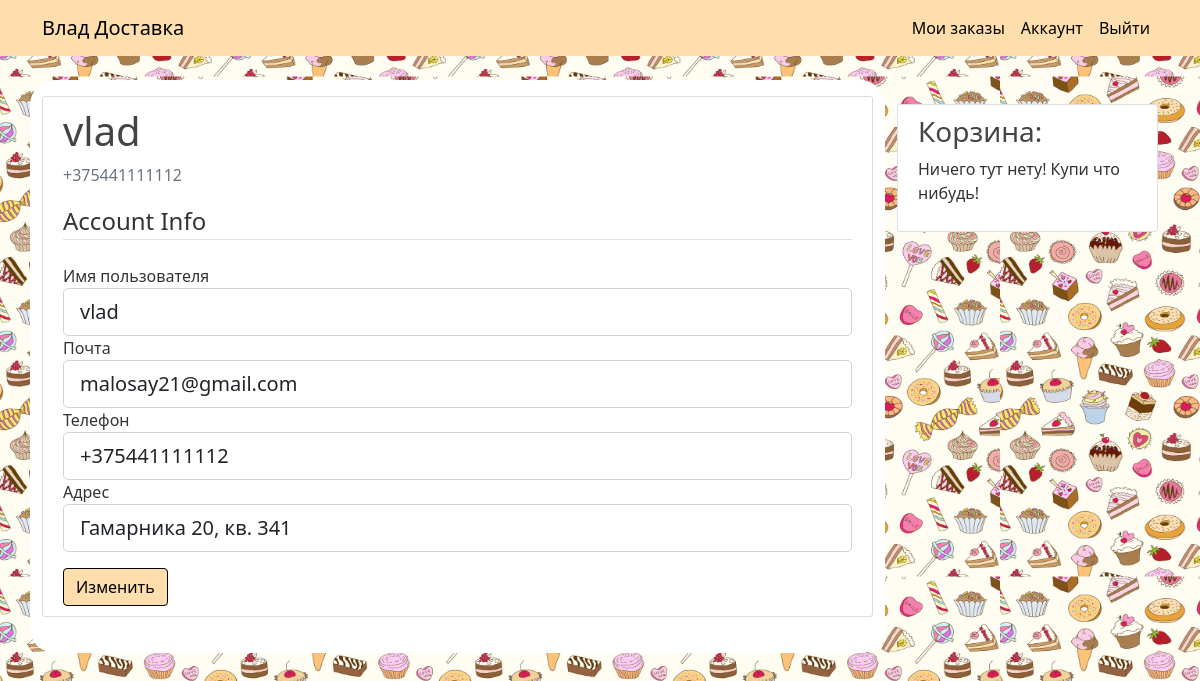
Screenshot of /account (signed in) with the database file from the repository.
### bd_project/models.py (models this page shows, shortened)
class BaseModel(Model):
    id = PrimaryKeyField(unique=True)
    class Meta:
        database = db
        order_by = 'id'

class User(BaseModel, UserMixin):
    username = CharField(max_length=20, unique=True, null=False)
    email = CharField(max_length=20, unique=True, null=False)
    phone = CharField(max_length=15, unique=True, null=False)
    address = CharField(max_length=20, null=False)
    password = CharField(max_length=60, null=False)
    class Meta:
        db_table = 'Users'

### bd_project/users/routes.py (the view)
@users.route('/account', methods=['GET', 'POST'])
@login_required
def account():
    form = UpdateAccountForm()
    if form.validate_on_submit():
        updated_user = User.get_by_id(current_user.id)
        updated_user.username = form.username.data
        updated_user.email = form.email.data
        updated_user.phone = form.phone.data
        updated_user.address = form.address.data
        updated_user.save()
        flash('Your account has been updated!', 'success')
        return redirect(url_for('users.account'))
    elif request.method == 'GET':
        form.username.data = current_user.username
        form.email.data = current_user.email
        form.phone.data = current_user.phone
        form.address.data = current_user.address
    return render_template('account.html', title='Account', form=form)

### bd_project/users/forms.py (shortened to what this page needs)
class UpdateAccountForm(FlaskForm):
    username = StringField('Имя пользователя',
                           validators=[DataRequired(), Length(min=2, max=20)])
    email = StringField('Почта',
                        validators=[DataRequired(), Email()])
    phone = StringField('Телефон',
                        validators=[DataRequired()])
    address = StringField('Адрес',
                          validators=[DataRequired()])
    submit = SubmitField('Изменить')

### bd_project/models.py (called while the page is built)
@login_manager.user_loader
def load_user(user_id):
    return User.get_by_id(int(user_id))

### bd_project/templates/account.html (shortened to what this page needs)
{% extends "layout.html" %}
{% block content %}
<div class="content-section" xmlns="http://www.w3.org/1999/html">
    <div class="media d-flex">
        <div class="media-body">
            <h2 class="account-heading">{{ current_user.username }}</h2>
            <p class="text-secondary">{{ current_user.phone }}</p>
        </div>
    </div>
    <form method="post" action="">
        <fieldset class="form-group">
            <legend class="border-bottom mb-4">Account Info</legend>
            <div class="form-group">
                {{ form.username.label(class="form-control-label") }}
                {% if form.username.errors %}
                {{ form.username(class="form-control form-control-lg is-invalid") }}
                <div class="invalid-feedback">
                    {% for error in form.username.errors %}
                    <span>{{ error }}</span>
                    {% endfor %}
                </div>
                {% else %}
                {{ form.username(class="form-control form-control-lg") }}
                {% endif %}
            </div>
            <div class="form-group">
                {{ form.email.label(class="form-control-label") }}
                {% if form.email.errors %}
                {{ form.email(class="form-control form-control-lg is-invalid") }}
                <div class="invalid-feedback">
                    {% for error in form.email.errors %}
                    <span>{{ error }}</span>
                    {% endfor %}
                </div>
                {% else %}
                {{ form.email(class="form-control form-control-lg") }}
                {% endif %}
            </div>
            <div class="form-group">
                {{ form.phone.label(class="form-control-label") }}
                {% if form.phone.errors %}
                {{ form.phone(class="form-control form-control-lg is-invalid") }}
                <div class="invalid-feedback">
                    {% for error in form.phone.errors %}
                    <span>{{ error }}</span>
                    {% endfor %}
                </div>
                {% else %}
                {{ form.phone(class="form-control form-control-lg") }}
                {% endif %}
            </div>
            <div class="form-group">
                {{ form.address.label(class="form-control-label") }}
                {% if form.address.errors %}
                {{ form.address(class="form-control form-control-lg is-invalid") }}
                <div class="invalid-feedback">
                    {% for error in form.address.errors %}
                    <span>{{ error }}</span>
                    {% endfor %}
                </div>
                {% else %}
                {{ form.address(class="form-control form-control-lg") }}
                {% endif %}
            </div>
        </fieldset>
        <div class="form-group pt-3">
            {{ form.submit(class="btn btn-outline-info") }}
        </div>
    </form>
</div>
{% endblock content %}

### bd_project/static/main.css (style rules this page uses)
body { background: #fafafa; color: #333333; margin-top: 5rem; }
h1, h2, h3, h4, h5, h6 { color: #444444; }
.content-section { background: #ffffff; padding: 10px 20px; border: 1px solid #dddddd; border-radius: 3px; margin-bottom: 20px; }
.account-heading { font-size: 2.5rem; }
.btn-outline-info { background: #FFDEAD; color: black; border: 1px solid black; }
body { background-image: url("../static/background.png"); background-position: left, right; background-repeat: repeat; background-size: 1000px 500px; }

### rows the page displays
User: username "vlad", phone "+375441111112", email "malosay21@gmail.com", address "Гамарника 20, кв. 341"
